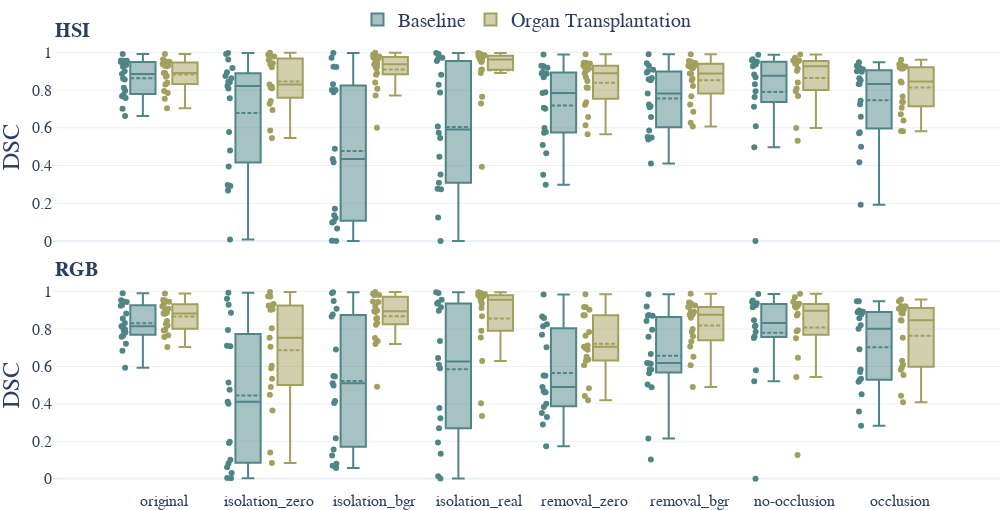

Here is the notebook cell this chart was saved with:
### Markdown cell above
## Dataset Comparison

### Code cell
def dataset_comparison(metric_name: str) -> go.Figure:
    fig = make_subplots(
        rows=2,
        cols=1,
        subplot_titles=["<b>HSI</b>", "<b>RGB</b>"],
        shared_xaxes=True,
        vertical_spacing=0.07,
    )

    network_renaming = {
        "baseline": "Baseline",
        "organ_transplantation": "Organ Transplantation",
    }

    def add_modality(modality: str, row: int, col: int) -> go.Figure:
        df_m = df.query("modality == @modality")
        for dataset, dataset_name in settings_context.task_name_mapping.items():
            for network in df_m["network"].unique():
                df_box = df_m.query("dataset == @dataset and network == @network")
                fig.add_trace(
                    go.Box(
                        y=df_box[metric_name],
                        x=[dataset_name] * len(df_box[metric_name]),
                        offsetgroup=network,
                        text=df_box["label_name"],
                        boxpoints="all",
                        boxmean=True,
                        name=network_renaming.get(network, network),
                        marker_color=settings_context.network_colors[network],
                        legendgroup=network,
                        showlegend=row == 1 and col == 1 and dataset == "semantic",
                    ),
                    row=row,
                    col=col,
                )

        return fig

    add_modality("HSI", row=1, col=1)
    add_modality("RGB", row=2, col=1)

    # Font size for subplot titles
    for i in fig["layout"]["annotations"]:
        i["font"] = dict(size=20)

    fig.update_annotations(xanchor="left", x=0)
    fig.update_yaxes(title_standoff=12)
    fig.update_yaxes(tickfont=dict(size=16))
    fig.update_xaxes(tickfont=dict(size=16))
    fig.update_layout(yaxis_range=[-0.05, 1.05], xaxis_range=[-0.52, len(settings_context.task_name_mapping) - 0.6])
    fig.update_layout(boxmode="group", boxgap=0.2, boxgroupgap=0.4)
    fig.update_layout(legend=dict(orientation="h", yanchor="bottom", y=1.01, xanchor="center", x=0.5))
    fig.update_layout(
        template="plotly_white",
        height=510,
        width=1000,
        font_family="Libertinus Serif",
        font_size=20,
        margin=dict(l=0, r=0, b=0, t=0),
    )

    return fig


fig = dataset_comparison("dice_metric")
fig.update_yaxes(title="DSC")
fig.write_image(settings_context.paper_dir / "task_performance_DSC.pdf")
fig

### Figure 1 — Plotly figure (JSON) as saved in the notebook; plotly's stock layout.template omitted (floating-point values rounded to 4 significant figures)
{"data": [{"boxmean": true, "boxpoints": "all", "legendgroup": "baseline", "marker": {"color": "#508587"}, "name": "Baseline", "offsetgroup": "baseline", "showlegend": true, "text": ["stomach", "small_bowel", "colon", "liver", "gallbladder", "pancreas", "kidney", "spleen", "bladder", "omentum", "fat_subcutaneous", "lung", "heart", "skin", "muscle", "peritoneum", "major_vein", "kidney_with_Gerotas_fascia", "background"], "type": "box", "x": ["original", "original", "original", "original", "original", "original", "original", "original", "original", "original", "original", "original", "original", "original", "original", "original", "original", "original", "original"], "xaxis": "x", "y": [0.8615, 0.9572, 0.9486, 0.9556, 0.8124, 0.9237, 0.8996, 0.9501, 0.9559, 0.7673, 0.6622, 0.8566, 0.9327, 0.7583, 0.8855, 0.774, 0.7015, 0.7967, 0.992], "yaxis": "y"}, {"boxmean": true, "boxpoints": "all", "legendgroup": "organ_transplantation", "marker": {"color": "#A39F5D"}, "name": "Organ Transplantation", "offsetgroup": "organ_transplantation", "showlegend": true, "text": ["stomach", "small_bowel", "colon", "liver", "gallbladder", "pancreas", "kidney", "spleen", "bladder", "omentum", "fat_subcutaneous", "lung", "heart", "skin", "muscle", "peritoneum", "major_vein", "kidney_with_Gerotas_fascia", "background"], "type": "box", "x": ["original", "original", "original", "original", "original", "original", "original", "original", "original", "original", "original", "original", "original", "original", "original", "original", "original", "original", "original"], "xaxis": "x", "y": [0.8715, 0.9532, 0.9626, 0.9493, 0.8397, 0.9313, 0.8913, 0.9381, 0.9503, 0.7546, 0.7039, 0.8303, 0.9294, 0.7952, 0.8911, 0.7844, 0.8748, 0.9263, 0.9912], "yaxis": "y"}, {"boxmean": true, "boxpoints": "all", "legendgroup": "baseline", "marker": {"color": "#508587"}, "name": "Baseline", "offsetgroup": "baseline", "showlegend": false, "text": ["stomach", "small_bowel", "colon", "liver", "gallbladder", "pancreas", "kidney", "spleen", "bladder", "omentum", "fat_subcutaneous", "lung", "heart", "skin", "muscle", "peritoneum", "major_vein", "kidney_with_Gerotas_fascia", "background"], "type": "box", "x": ["isolation_zero", "isolation_zero", "isolation_zero", "isolation_zero", "isolation_zero", "isolation_zero", "isolation_zero", "isolation_zero", "isolation_zero", "isolation_zero", "isolation_zero", "isolation_zero", "isolation_zero", "isolation_zero", "isolation_zero", "isolation_zero", "isolation_zero", "isolation_zero", "isolation_zero"], "xaxis": "x", "y": [0.3948, 0.9912, 0.845, 0.9622, 0.2911, 0.5775, 0.8949, 0.9169, 0.7568, 0.2674, 0.8417, 0.8218, 0.8628, 0.8751, 0.808, 0.2966, 0.007658, 0.4798, 0.9972], "yaxis": "y"}, {"boxmean": true, "boxpoints": "all", "legendgroup": "organ_transplantation", "marker": {"color": "#A39F5D"}, "name": "Organ Transplantation", "offsetgroup": "organ_transplantation", "showlegend": false, "text": ["stomach", "small_bowel", "colon", "liver", "gallbladder", "pancreas", "kidney", "spleen", "bladder", "omentum", "fat_subcutaneous", "lung", "heart", "skin", "muscle", "peritoneum", "major_vein", "kidney_with_Gerotas_fascia", "background"], "type": "box", "x": ["isolation_zero", "isolation_zero", "isolation_zero", "isolation_zero", "isolation_zero", "isolation_zero", "isolation_zero", "isolation_zero", "isolation_zero", "isolation_zero", "isolation_zero", "isolation_zero", "isolation_zero", "isolation_zero", "isolation_zero", "isolation_zero", "isolation_zero", "isolation_zero", "isolation_zero"], "xaxis": "x", "y": [0.9421, 0.9782, 0.9594, 0.9785, 0.586, 0.9702, 0.9372, 0.922, 0.8185, 0.8178, 0.8296, 0.7274, 0.9881, 0.742, 0.8102, 0.6943, 0.8117, 0.5464, 0.9985], "yaxis": "y"}, {"boxmean": true, "boxpoints": "all", "legendgroup": "baseline", "marker": {"color": "#508587"}, "name": "Baseline", "offsetgroup": "baseline", "showlegend": false, "text": ["stomach", "small_bowel", "colon", "liver", "gallbladder", "pancreas", "kidney", "spleen", "bladder", "omentum", "fat_subcutaneous", "lung", "heart", "skin", "muscle", "peritoneum", "major_vein", "kidney_with_Gerotas_fascia", "background"], "type": "box", "x": ["isolation_bgr", "isolation_bgr", "isolation_bgr", "isolation_bgr", "isolation_bgr", "isolation_bgr", "isolation_bgr", "isolation_bgr", "isolation_bgr", "isolation_bgr", "isolation_bgr", "isolation_bgr", "isolation_bgr", "isolation_bgr", "isolation_bgr", "isolation_bgr", "isolation_bgr", "isolation_bgr", "isolation_bgr"], "xaxis": "x", "y": [0.1223, 0.9231, 0.789, 0.8007, 0.1706, 0.06559, 0.1017, 0.4342, 0.8317, 0.001489, 0.137, 0.9243, 0.9717, 0.8005, 0.4896, 0.4176, 0.09797, 0, 0.997], "yaxis": "y"}, {"boxmean": true, "boxpoints": "all", "legendgroup": "organ_transplantation", "marker": {"color": "#A39F5D"}, "name": "Organ Transplantation", "offsetgroup": "organ_transplantation", "showlegend": false, "text": ["stomach", "small_bowel", "colon", "liver", "gallbladder", "pancreas", "kidney", "spleen", "bladder", "omentum", "fat_subcutaneous", "lung", "heart", "skin", "muscle", "peritoneum", "major_vein", "kidney_with_Gerotas_fascia", "background"], "type": "box", "x": ["isolation_bgr", "isolation_bgr", "isolation_bgr", "isolation_bgr", "isolation_bgr", "isolation_bgr", "isolation_bgr", "isolation_bgr", "isolation_bgr", "isolation_bgr", "isolation_bgr", "isolation_bgr", "isolation_bgr", "isolation_bgr", "isolation_bgr", "isolation_bgr", "isolation_bgr", "isolation_bgr", "isolation_bgr"], "xaxis": "x", "y": [0.9376, 0.9762, 0.9783, 0.9799, 0.6004, 0.9441, 0.916, 0.9252, 0.9682, 0.8819, 0.9251, 0.8074, 0.9882, 0.7719, 0.8911, 0.8406, 0.9639, 0.9733, 0.9989], "yaxis": "y"}, {"boxmean": true, "boxpoints": "all", "legendgroup": "baseline", "marker": {"color": "#508587"}, "name": "Baseline", "offsetgroup": "baseline", "showlegend": false, "text": ["stomach", "small_bowel", "colon", "liver", "gallbladder", "pancreas", "kidney", "spleen", "bladder", "omentum", "lung", "heart", "skin", "muscle", "peritoneum", "major_vein", "kidney_with_Gerotas_fascia", "background"], "type": "box", "x": ["isolation_real", "isolation_real", "isolation_real", "isolation_real", "isolation_real", "isolation_real", "isolation_real", "isolation_real", "isolation_real", "isolation_real", "isolation_real", "isolation_real", "isolation_real", "isolation_real", "isolation_real", "isolation_real", "isolation_real", "isolation_real"], "xaxis": "x", "y": [0.4465, 0.8816, 0.992, 0.5743, 0.3522, 0.1242, 0.7869, 0.6071, 0.8282, 0, 0.9671, 0.9717, 0.9543, 0.2775, 0.309, 0.2743, 0.5462, 0.9971], "yaxis": "y"}, {"boxmean": true, "boxpoints": "all", "legendgroup": "organ_transplantation", "marker": {"color": "#A39F5D"}, "name": "Organ Transplantation", "offsetgroup": "organ_transplantation", "showlegend": false, "text": ["stomach", "small_bowel", "colon", "liver", "gallbladder", "pancreas", "kidney", "spleen", "bladder", "omentum", "lung", "heart", "skin", "muscle", "peritoneum", "major_vein", "kidney_with_Gerotas_fascia", "background"], "type": "box", "x": ["isolation_real", "isolation_real", "isolation_real", "isolation_real", "isolation_real", "isolation_real", "isolation_real", "isolation_real", "isolation_real", "isolation_real", "isolation_real", "isolation_real", "isolation_real", "isolation_real", "isolation_real", "isolation_real", "isolation_real", "isolation_real"], "xaxis": "x", "y": [0.9099, 0.9696, 0.9919, 0.9562, 0.9544, 0.7653, 0.9852, 0.9748, 0.9838, 0.9081, 0.9682, 0.9813, 0.9825, 0.3942, 0.7286, 0.9489, 0.8905, 0.9975], "yaxis": "y"}, {"boxmean": true, "boxpoints": "all", "legendgroup": "baseline", "marker": {"color": "#508587"}, "name": "Baseline", "offsetgroup": "baseline", "showlegend": false, "text": ["stomach", "small_bowel", "colon", "liver", "gallbladder", "pancreas", "kidney", "spleen", "bladder", "omentum", "fat_subcutaneous", "lung", "heart", "skin", "muscle", "peritoneum", "major_vein", "kidney_with_Gerotas_fascia", "background"], "type": "box", "x": ["removal_zero", "removal_zero", "removal_zero", "removal_zero", "removal_zero", "removal_zero", "removal_zero", "removal_zero", "removal_zero", "removal_zero", "removal_zero", "removal_zero", "removal_zero", "removal_zero", "removal_zero", "removal_zero", "removal_zero", "removal_zero", "removal_zero"], "xaxis": "x", "y": [0.5989, 0.9184, 0.8888, 0.9288, 0.2985, 0.7885, 0.8689, 0.926, 0.7013, 0.5785, 0.5734, 0.7846, 0.8958, 0.706, 0.8863, 0.5084, 0.3507, 0.4655, 0.9897], "yaxis": "y"}, {"boxmean": true, "boxpoints": "all", "legendgroup": "organ_transplantation", "marker": {"color": "#A39F5D"}, "name": "Organ Transplantation", "offsetgroup": "organ_transplantation", "showlegend": false, "text": ["stomach", "small_bowel", "colon", "liver", "gallbladder", "pancreas", "kidney", "spleen", "bladder", "omentum", "fat_subcutaneous", "lung", "heart", "skin", "muscle", "peritoneum", "major_vein", "kidney_with_Gerotas_fascia", "background"], "type": "box", "x": ["removal_zero", "removal_zero", "removal_zero", "removal_zero", "removal_zero", "removal_zero", "removal_zero", "removal_zero", "removal_zero", "removal_zero", "removal_zero", "removal_zero", "removal_zero", "removal_zero", "removal_zero", "removal_zero", "removal_zero", "removal_zero", "removal_zero"], "xaxis": "x", "y": [0.8484, 0.9457, 0.9457, 0.9411, 0.5662, 0.9164, 0.8901, 0.9082, 0.9297, 0.7222, 0.6138, 0.8107, 0.9298, 0.7356, 0.8696, 0.6579, 0.8138, 0.9119, 0.9903], "yaxis": "y"}, {"boxmean": true, "boxpoints": "all", "legendgroup": "baseline", "marker": {"color": "#508587"}, "name": "Baseline", "offsetgroup": "baseline", "showlegend": false, "text": ["stomach", "small_bowel", "colon", "liver", "gallbladder", "pancreas", "kidney", "spleen", "bladder", "omentum", "fat_subcutaneous", "lung", "heart", "skin", "muscle", "peritoneum", "major_vein", "kidney_with_Gerotas_fascia", "background"], "type": "box", "x": ["removal_bgr", "removal_bgr", "removal_bgr", "removal_bgr", "removal_bgr", "removal_bgr", "removal_bgr", "removal_bgr", "removal_bgr", "removal_bgr", "removal_bgr", "removal_bgr", "removal_bgr", "removal_bgr", "removal_bgr", "removal_bgr", "removal_bgr", "removal_bgr", "removal_bgr"], "xaxis": "x", "y": [0.7241, 0.9431, 0.9003, 0.9292, 0.4114, 0.8579, 0.8647, 0.894, 0.853, 0.6571, 0.5375, 0.7819, 0.9078, 0.7098, 0.7143, 0.5859, 0.5511, 0.5488, 0.9909], "yaxis": "y"}, {"boxmean": true, "boxpoints": "all", "legendgroup": "organ_transplantation", "marker": {"color": "#A39F5D"}, "name": "Organ Transplantation", "offsetgroup": "organ_transplantation", "showlegend": false, "text": ["stomach", "small_bowel", "colon", "liver", "gallbladder", "pancreas", "kidney", "spleen", "bladder", "omentum", "fat_subcutaneous", "lung", "heart", "skin", "muscle", "peritoneum", "major_vein", "kidney_with_Gerotas_fascia", "background"], "type": "box", "x": ["removal_bgr", "removal_bgr", "removal_bgr", "removal_bgr", "removal_bgr", "removal_bgr", "removal_bgr", "removal_bgr", "removal_bgr", "removal_bgr", "removal_bgr", "removal_bgr", "removal_bgr", "removal_bgr", "removal_bgr", "removal_bgr", "removal_bgr", "removal_bgr", "removal_bgr"], "xaxis": "x", "y": [0.8526, 0.9502, 0.955, 0.9432, 0.6078, 0.9165, 0.8875, 0.9276, 0.9442, 0.7232, 0.6275, 0.8222, 0.9291, 0.7679, 0.8888, 0.6853, 0.8603, 0.9233, 0.9905], "yaxis": "y"}, {"boxmean": true, "boxpoints": "all", "legendgroup": "baseline", "marker": {"color": "#508587"}, "name": "Baseline", "offsetgroup": "baseline", "showlegend": false, "text": ["stomach", "small_bowel", "colon", "liver", "gallbladder", "kidney", "spleen", "bladder", "omentum", "fat_subcutaneous", "lung", "heart", "skin", "muscle", "peritoneum", "background"], "type": "box", "x": ["no-occlusion", "no-occlusion", "no-occlusion", "no-occlusion", "no-occlusion", "no-occlusion", "no-occlusion", "no-occlusion", "no-occlusion", "no-occlusion", "no-occlusion", "no-occlusion", "no-occlusion", "no-occlusion", "no-occlusion", "no-occlusion"], "xaxis": "x", "y": [0.8313, 0.9355, 0.959, 0.8828, 0.6081, 0, 0.9272, 0.9635, 0.712, 0.4969, 0.7946, 0.9493, 0.9507, 0.8686, 0.7632, 0.9883], "yaxis": "y"}, {"boxmean": true, "boxpoints": "all", "legendgroup": "organ_transplantation", "marker": {"color": "#A39F5D"}, "name": "Organ Transplantation", "offsetgroup": "organ_transplantation", "showlegend": false, "text": ["stomach", "small_bowel", "colon", "liver", "gallbladder", "kidney", "spleen", "bladder", "omentum", "fat_subcutaneous", "lung", "heart", "skin", "muscle", "peritoneum", "background"], "type": "box", "x": ["no-occlusion", "no-occlusion", "no-occlusion", "no-occlusion", "no-occlusion", "no-occlusion", "no-occlusion", "no-occlusion", "no-occlusion", "no-occlusion", "no-occlusion", "no-occlusion", "no-occlusion", "no-occlusion", "no-occlusion", "no-occlusion"], "xaxis": "x", "y": [0.9135, 0.9515, 0.9723, 0.9518, 0.5988, 0.84, 0.9418, 0.9569, 0.8088, 0.5319, 0.7692, 0.9401, 0.9575, 0.9026, 0.7934, 0.9896], "yaxis": "y"}, {"boxmean": true, "boxpoints": "all", "legendgroup": "baseline", "marker": {"color": "#508587"}, "name": "Baseline", "offsetgroup": "baseline", "showlegend": false, "text": ["stomach", "small_bowel", "colon", "liver", "gallbladder", "pancreas", "kidney", "spleen", "bladder", "omentum", "fat_subcutaneous", "lung", "heart", "skin", "muscle", "peritoneum", "major_vein", "kidney_with_Gerotas_fascia", "background"], "type": "box", "x": ["occlusion", "occlusion", "occlusion", "occlusion", "occlusion", "occlusion", "occlusion", "occlusion", "occlusion", "occlusion", "occlusion", "occlusion", "occlusion", "occlusion", "occlusion", "occlusion", "occlusion", "occlusion", "occlusion"], "xaxis": "x", "y": [0.4178, 0.8976, 0.8624, 0.8528, 0.8328, 0.1927, 0.9112, 0.7438, 0.9219, 0.4999, 0.6592, 0.9482, 0.9004, 0.5763, 0.9079, 0.5707, 0.7252, 0.8326, 0.9291], "yaxis": "y"}, {"boxmean": true, "boxpoints": "all", "legendgroup": "organ_transplantation", "marker": {"color": "#A39F5D"}, "name": "Organ Transplantation", "offsetgroup": "organ_transplantation", "showlegend": false, "text": ["stomach", "small_bowel", "colon", "liver", "gallbladder", "pancreas", "kidney", "spleen", "bladder", "omentum", "fat_subcutaneous", "lung", "heart", "skin", "muscle", "peritoneum", "major_vein", "kidney_with_Gerotas_fascia", "background"], "type": "box", "x": ["occlusion", "occlusion", "occlusion", "occlusion", "occlusion", "occlusion", "occlusion", "occlusion", "occlusion", "occlusion", "occlusion", "occlusion", "occlusion", "occlusion", "occlusion", "occlusion", "occlusion", "occlusion", "occlusion"], "xaxis": "x", "y": [0.7067, 0.937, 0.9206, 0.8463, 0.84, 0.7371, 0.9167, 0.6725, 0.9154, 0.5813, 0.7373, 0.9609, 0.9148, 0.5829, 0.9331, 0.6395, 0.7656, 0.9208, 0.9255], "yaxis": "y"}, {"boxmean": true, "boxpoints": "all", "legendgroup": "baseline", "marker": {"color": "#508587"}, "name": "Baseline", "offsetgroup": "baseline", "showlegend": false, "text": ["stomach", "small_bowel", "colon", "liver", "gallbladder", "pancreas", "kidney", "spleen", "bladder", "omentum", "fat_subcutaneous", "lung", "heart", "skin", "muscle", "peritoneum", "major_vein", "kidney_with_Gerotas_fascia", "background"], "type": "box", "x": ["original", "original", "original", "original", "original", "original", "original", "original", "original", "original", "original", "original", "original", "original", "original", "original", "original", "original", "original"], "xaxis": "x2", "y": [0.7825, 0.945, 0.947, 0.924, 0.8076, 0.954, 0.8826, 0.7922, 0.7991, 0.7657, 0.6833, 0.8318, 0.9281, 0.7594, 0.8568, 0.7217, 0.5927, 0.8148, 0.9908], "yaxis": "y2"}, {"boxmean": true, "boxpoints": "all", "legendgroup": "organ_transplantation", "marker": {"color": "#A39F5D"}, "name": "Organ Transplantation", "offsetgroup": "organ_transplantation", "showlegend": false, "text": ["stomach", "small_bowel", "colon", "liver", "gallbladder", "pancreas", "kidney", "spleen", "bladder", "omentum", "fat_subcutaneous", "lung", "heart", "skin", "muscle", "peritoneum", "major_vein", "kidney_with_Gerotas_fascia", "background"], "type": "box", "x": ["original", "original", "original", "original", "original", "original", "original", "original", "original", "original", "original", "original", "original", "original", "original", "original", "original", "original", "original"], "xaxis": "x2", "y": [0.8279, 0.9459, 0.956, 0.9357, 0.7917, 0.953, 0.8825, 0.8426, 0.9079, 0.7576, 0.7042, 0.8191, 0.9215, 0.7966, 0.8819, 0.7662, 0.9044, 0.8882, 0.9899], "yaxis": "y2"}, {"boxmean": true, "boxpoints": "all", "legendgroup": "baseline", "marker": {"color": "#508587"}, "name": "Baseline", "offsetgroup": "baseline", "showlegend": false, "text": ["stomach", "small_bowel", "colon", "liver", "gallbladder", "pancreas", "kidney", "spleen", "bladder", "omentum", "fat_subcutaneous", "lung", "heart", "skin", "muscle", "peritoneum", "major_vein", "kidney_with_Gerotas_fascia", "background"], "type": "box", "x": ["isolation_zero", "isolation_zero", "isolation_zero", "isolation_zero", "isolation_zero", "isolation_zero", "isolation_zero", "isolation_zero", "isolation_zero", "isolation_zero", "isolation_zero", "isolation_zero", "isolation_zero", "isolation_zero", "isolation_zero", "isolation_zero", "isolation_zero", "isolation_zero", "isolation_zero"], "xaxis": "x2", "y": [0.1971, 0.7075, 0.7953, 0.8868, 0.03039, 0.1904, 0.7103, 0.4112, 0.5141, 0.08036, 0.06082, 0.93, 0.9618, 0.4751, 0.001602, 0.4001, 0.002748, 0.1006, 0.9944], "yaxis": "y2"}, {"boxmean": true, "boxpoints": "all", "legendgroup": "organ_transplantation", "marker": {"color": "#A39F5D"}, "name": "Organ Transplantation", "offsetgroup": "organ_transplantation", "showlegend": false, "text": ["stomach", "small_bowel", "colon", "liver", "gallbladder", "pancreas", "kidney", "spleen", "bladder", "omentum", "fat_subcutaneous", "lung", "heart", "skin", "muscle", "peritoneum", "major_vein", "kidney_with_Gerotas_fascia", "background"], "type": "box", "x": ["isolation_zero", "isolation_zero", "isolation_zero", "isolation_zero", "isolation_zero", "isolation_zero", "isolation_zero", "isolation_zero", "isolation_zero", "isolation_zero", "isolation_zero", "isolation_zero", "isolation_zero", "isolation_zero", "isolation_zero", "isolation_zero", "isolation_zero", "isolation_zero", "isolation_zero"], "xaxis": "x2", "y": [0.7536, 0.9257, 0.903, 0.906, 0.08359, 0.9739, 0.9335, 0.3637, 0.4897, 0.9242, 0.59, 0.8049, 0.9758, 0.7056, 0.5339, 0.6031, 0.1396, 0.4481, 0.9982], "yaxis": "y2"}, {"boxmean": true, "boxpoints": "all", "legendgroup": "baseline", "marker": {"color": "#508587"}, "name": "Baseline", "offsetgroup": "baseline", "showlegend": false, "text": ["stomach", "small_bowel", "colon", "liver", "gallbladder", "pancreas", "kidney", "spleen", "bladder", "omentum", "fat_subcutaneous", "lung", "heart", "skin", "muscle", "peritoneum", "major_vein", "kidney_with_Gerotas_fascia", "background"], "type": "box", "x": ["isolation_bgr", "isolation_bgr", "isolation_bgr", "isolation_bgr", "isolation_bgr", "isolation_bgr", "isolation_bgr", "isolation_bgr", "isolation_bgr", "isolation_bgr", "isolation_bgr", "isolation_bgr", "isolation_bgr", "isolation_bgr", "isolation_bgr", "isolation_bgr", "isolation_bgr", "isolation_bgr", "isolation_bgr"], "xaxis": "x2", "y": [0.1241, 0.9503, 0.8779, 0.9921, 0.1552, 0.07932, 0.5489, 0.4146, 0.6908, 0.05729, 0.5466, 0.9091, 0.8672, 0.4987, 0.2165, 0.5105, 0.06834, 0.4048, 0.9973], "yaxis": "y2"}, {"boxmean": true, "boxpoints": "all", "legendgroup": "organ_transplantation", "marker": {"color": "#A39F5D"}, "name": "Organ Transplantation", "offsetgroup": "organ_transplantation", "showlegend": false, "text": ["stomach", "small_bowel", "colon", "liver", "gallbladder", "pancreas", "kidney", "spleen", "bladder", "omentum", "fat_subcutaneous", "lung", "heart", "skin", "muscle", "peritoneum", "major_vein", "kidney_with_Gerotas_fascia", "background"], "type": "box", "x": ["isolation_bgr", "isolation_bgr", "isolation_bgr", "isolation_bgr", "isolation_bgr", "isolation_bgr", "isolation_bgr", "isolation_bgr", "isolation_bgr", "isolation_bgr", "isolation_bgr", "isolation_bgr", "isolation_bgr", "isolation_bgr", "isolation_bgr", "isolation_bgr", "isolation_bgr", "isolation_bgr", "isolation_bgr"], "xaxis": "x2", "y": [0.8233, 0.9816, 0.9856, 0.9467, 0.4919, 0.9827, 0.8957, 0.8341, 0.9216, 0.8557, 0.7359, 0.8585, 0.9893, 0.7518, 0.8992, 0.7199, 0.8917, 0.9447, 0.9981], "yaxis": "y2"}, {"boxmean": true, "boxpoints": "all", "legendgroup": "baseline", "marker": {"color": "#508587"}, "name": "Baseline", "offsetgroup": "baseline", "showlegend": false, "text": ["stomach", "small_bowel", "colon", "liver", "gallbladder", "pancreas", "kidney", "spleen", "bladder", "omentum", "lung", "heart", "skin", "muscle", "peritoneum", "major_vein", "kidney_with_Gerotas_fascia", "background"], "type": "box", "x": ["isolation_real", "isolation_real", "isolation_real", "isolation_real", "isolation_real", "isolation_real", "isolation_real", "isolation_real", "isolation_real", "isolation_real", "isolation_real", "isolation_real", "isolation_real", "isolation_real", "isolation_real", "isolation_real", "isolation_real", "isolation_real"], "xaxis": "x2", "y": [0.6092, 0.9423, 0.9924, 0.898, 0.3777, 0.01268, 0.7357, 0.3233, 0.9167, 0.0003275, 0.9573, 0.9364, 0.6448, 0.1926, 0.2701, 0.1326, 0.59, 0.9973], "yaxis": "y2"}, {"boxmean": true, "boxpoints": "all", "legendgroup": "organ_transplantation", "marker": {"color": "#A39F5D"}, "name": "Organ Transplantation", "offsetgroup": "organ_transplantation", "showlegend": false, "text": ["stomach", "small_bowel", "colon", "liver", "gallbladder", "pancreas", "kidney", "spleen", "bladder", "omentum", "lung", "heart", "skin", "muscle", "peritoneum", "major_vein", "kidney_with_Gerotas_fascia", "background"], "type": "box", "x": ["isolation_real", "isolation_real", "isolation_real", "isolation_real", "isolation_real", "isolation_real", "isolation_real", "isolation_real", "isolation_real", "isolation_real", "isolation_real", "isolation_real", "isolation_real", "isolation_real", "isolation_real", "isolation_real", "isolation_real", "isolation_real"], "xaxis": "x2", "y": [0.8683, 0.9723, 0.9926, 0.9358, 0.6287, 0.9126, 0.9844, 0.9482, 0.9873, 0.9768, 0.9658, 0.9808, 0.9698, 0.3351, 0.7543, 0.4037, 0.7908, 0.9972], "yaxis": "y2"}, {"boxmean": true, "boxpoints": "all", "legendgroup": "baseline", "marker": {"color": "#508587"}, "name": "Baseline", "offsetgroup": "baseline", "showlegend": false, "text": ["stomach", "small_bowel", "colon", "liver", "gallbladder", "pancreas", "kidney", "spleen", "bladder", "omentum", "fat_subcutaneous", "lung", "heart", "skin", "muscle", "peritoneum", "major_vein", "kidney_with_Gerotas_fascia", "background"], "type": "box", "x": ["removal_zero", "removal_zero", "removal_zero", "removal_zero", "removal_zero", "removal_zero", "removal_zero", "removal_zero", "removal_zero", "removal_zero", "removal_zero", "removal_zero", "removal_zero", "removal_zero", "removal_zero", "removal_zero", "removal_zero", "removal_zero", "removal_zero"], "xaxis": "x2", "y": [0.4624, 0.8676, 0.8262, 0.815, 0.2899, 0.4906, 0.7701, 0.4683, 0.3513, 0.5514, 0.3298, 0.7021, 0.8589, 0.5496, 0.4002, 0.4621, 0.1738, 0.3825, 0.9845], "yaxis": "y2"}, {"boxmean": true, "boxpoints": "all", "legendgroup": "organ_transplantation", "marker": {"color": "#A39F5D"}, "name": "Organ Transplantation", "offsetgroup": "organ_transplantation", "showlegend": false, "text": ["stomach", "small_bowel", "colon", "liver", "gallbladder", "pancreas", "kidney", "spleen", "bladder", "omentum", "fat_subcutaneous", "lung", "heart", "skin", "muscle", "peritoneum", "major_vein", "kidney_with_Gerotas_fascia", "background"], "type": "box", "x": ["removal_zero", "removal_zero", "removal_zero", "removal_zero", "removal_zero", "removal_zero", "removal_zero", "removal_zero", "removal_zero", "removal_zero", "removal_zero", "removal_zero", "removal_zero", "removal_zero", "removal_zero", "removal_zero", "removal_zero", "removal_zero", "removal_zero"], "xaxis": "x2", "y": [0.6978, 0.9175, 0.9033, 0.8734, 0.4186, 0.7123, 0.8744, 0.6366, 0.6517, 0.6898, 0.6068, 0.7646, 0.9168, 0.7047, 0.7838, 0.6309, 0.4413, 0.4831, 0.9859], "yaxis": "y2"}, {"boxmean": true, "boxpoints": "all", "legendgroup": "baseline", "marker": {"color": "#508587"}, "name": "Baseline", "offsetgroup": "baseline", "showlegend": false, "text": ["stomach", "small_bowel", "colon", "liver", "gallbladder", "pancreas", "kidney", "spleen", "bladder", "omentum", "fat_subcutaneous", "lung", "heart", "skin", "muscle", "peritoneum", "major_vein", "kidney_with_Gerotas_fascia", "background"], "type": "box", "x": ["removal_bgr", "removal_bgr", "removal_bgr", "removal_bgr", "removal_bgr", "removal_bgr", "removal_bgr", "removal_bgr", "removal_bgr", "removal_bgr", "removal_bgr", "removal_bgr", "removal_bgr", "removal_bgr", "removal_bgr", "removal_bgr", "removal_bgr", "removal_bgr", "removal_bgr"], "xaxis": "x2", "y": [0.6142, 0.921, 0.8754, 0.8717, 0.2142, 0.8709, 0.7957, 0.6167, 0.5839, 0.5852, 0.563, 0.7591, 0.8426, 0.6184, 0.6667, 0.4889, 0.1017, 0.5039, 0.9865], "yaxis": "y2"}, {"boxmean": true, "boxpoints": "all", "legendgroup": "organ_transplantation", "marker": {"color": "#A39F5D"}, "name": "Organ Transplantation", "offsetgroup": "organ_transplantation", "showlegend": false, "text": ["stomach", "small_bowel", "colon", "liver", "gallbladder", "pancreas", "kidney", "spleen", "bladder", "omentum", "fat_subcutaneous", "lung", "heart", "skin", "muscle", "peritoneum", "major_vein", "kidney_with_Gerotas_fascia", "background"], "type": "box", "x": ["removal_bgr", "removal_bgr", "removal_bgr", "removal_bgr", "removal_bgr", "removal_bgr", "removal_bgr", "removal_bgr", "removal_bgr", "removal_bgr", "removal_bgr", "removal_bgr", "removal_bgr", "removal_bgr", "removal_bgr", "removal_bgr", "removal_bgr", "removal_bgr", "removal_bgr"], "xaxis": "x2", "y": [0.7608, 0.9367, 0.9422, 0.9173, 0.4903, 0.9258, 0.8789, 0.7857, 0.8925, 0.7066, 0.6064, 0.8001, 0.9189, 0.734, 0.8769, 0.6512, 0.8905, 0.8601, 0.9887], "yaxis": "y2"}, {"boxmean": true, "boxpoints": "all", "legendgroup": "baseline", "marker": {"color": "#508587"}, "name": "Baseline", "offsetgroup": "baseline", "showlegend": false, "text": ["stomach", "small_bowel", "colon", "liver", "gallbladder", "kidney", "spleen", "bladder", "omentum", "fat_subcutaneous", "lung", "heart", "skin", "muscle", "peritoneum", "background"], "type": "box", "x": ["no-occlusion", "no-occlusion", "no-occlusion", "no-occlusion", "no-occlusion", "no-occlusion", "no-occlusion", "no-occlusion", "no-occlusion", "no-occlusion", "no-occlusion", "no-occlusion", "no-occlusion", "no-occlusion", "no-occlusion", "no-occlusion"], "xaxis": "x2", "y": [0.8473, 0.9451, 0.9531, 0.9163, 0.579, 0, 0.9295, 0.8145, 0.7851, 0.5213, 0.7517, 0.9377, 0.9275, 0.8176, 0.7621, 0.9878], "yaxis": "y2"}, {"boxmean": true, "boxpoints": "all", "legendgroup": "organ_transplantation", "marker": {"color": "#A39F5D"}, "name": "Organ Transplantation", "offsetgroup": "organ_transplantation", "showlegend": false, "text": ["stomach", "small_bowel", "colon", "liver", "gallbladder", "kidney", "spleen", "bladder", "omentum", "fat_subcutaneous", "lung", "heart", "skin", "muscle", "peritoneum", "background"], "type": "box", "x": ["no-occlusion", "no-occlusion", "no-occlusion", "no-occlusion", "no-occlusion", "no-occlusion", "no-occlusion", "no-occlusion", "no-occlusion", "no-occlusion", "no-occlusion", "no-occlusion", "no-occlusion", "no-occlusion", "no-occlusion", "no-occlusion"], "xaxis": "x2", "y": [0.915, 0.9464, 0.97, 0.9244, 0.6466, 0.1263, 0.9333, 0.8719, 0.7932, 0.5433, 0.7889, 0.9352, 0.9206, 0.8814, 0.7508, 0.9882], "yaxis": "y2"}, {"boxmean": true, "boxpoints": "all", "legendgroup": "baseline", "marker": {"color": "#508587"}, "name": "Baseline", "offsetgroup": "baseline", "showlegend": false, "text": ["stomach", "small_bowel", "colon", "liver", "gallbladder", "pancreas", "kidney", "spleen", "bladder", "omentum", "fat_subcutaneous", "lung", "heart", "skin", "muscle", "peritoneum", "major_vein", "kidney_with_Gerotas_fascia", "background"], "type": "box", "x": ["occlusion", "occlusion", "occlusion", "occlusion", "occlusion", "occlusion", "occlusion", "occlusion", "occlusion", "occlusion", "occlusion", "occlusion", "occlusion", "occlusion", "occlusion", "occlusion", "occlusion", "occlusion", "occlusion"], "xaxis": "x2", "y": [0.3596, 0.8987, 0.858, 0.8014, 0.5342, 0.5179, 0.8901, 0.5279, 0.8797, 0.2832, 0.6919, 0.9484, 0.8918, 0.5702, 0.8924, 0.5837, 0.4519, 0.8207, 0.9481], "yaxis": "y2"}, {"boxmean": true, "boxpoints": "all", "legendgroup": "organ_transplantation", "marker": {"color": "#A39F5D"}, "name": "Organ Transplantation", "offsetgroup": "organ_transplantation", "showlegend": false, "text": ["stomach", "small_bowel", "colon", "liver", "gallbladder", "pancreas", "kidney", "spleen", "bladder", "omentum", "fat_subcutaneous", "lung", "heart", "skin", "muscle", "peritoneum", "major_vein", "kidney_with_Gerotas_fascia", "background"], "type": "box", "x": ["occlusion", "occlusion", "occlusion", "occlusion", "occlusion", "occlusion", "occlusion", "occlusion", "occlusion", "occlusion", "occlusion", "occlusion", "occlusion", "occlusion", "occlusion", "occlusion", "occlusion", "occlusion", "occlusion"], "xaxis": "x2", "y": [0.4433, 0.922, 0.8832, 0.8453, 0.6088, 0.5949, 0.9088, 0.6301, 0.9047, 0.409, 0.7535, 0.9575, 0.9142, 0.5819, 0.9222, 0.5545, 0.8466, 0.8849, 0.949], "yaxis": "y2"}], "layout": {"annotations": [{"font": {"size": 20}, "showarrow": false, "text": "<b>HSI</b>", "x": 0, "xanchor": "left", "xref": "paper", "y": 1.0, "yanchor": "bottom", "yref": "paper"}, {"font": {"size": 20}, "showarrow": false, "text": "<b>RGB</b>", "x": 0, "xanchor": "left", "xref": "paper", "y": 0.465, "yanchor": "bottom", "yref": "paper"}], "boxgap": 0.2, "boxgroupgap": 0.4, "boxmode": "group", "font": {"family": "Libertinus Serif", "size": 20}, "height": 510, "legend": {"orientation": "h", "x": 0.5, "xanchor": "center", "y": 1.01, "yanchor": "bottom"}, "margin": {"b": 0, "l": 0, "r": 0, "t": 0}, "width": 1000, "xaxis": {"anchor": "y", "domain": [0, 1], "matches": "x2", "range": [-0.52, 7.4], "showticklabels": false, "tickfont": {"size": 16}, "type": "category"}, "xaxis2": {"anchor": "y2", "domain": [0, 1], "tickfont": {"size": 16}, "type": "category"}, "yaxis": {"anchor": "x", "domain": [0.535, 1.0], "range": [-0.05, 1.05], "tickfont": {"size": 16}, "title": {"text": "DSC"}, "type": "linear"}, "yaxis2": {"anchor": "x2", "autorange": true, "domain": [0, 0.465], "range": [-0.05546, 1.054], "tickfont": {"size": 16}, "title": {"text": "DSC"}, "type": "linear"}}}
